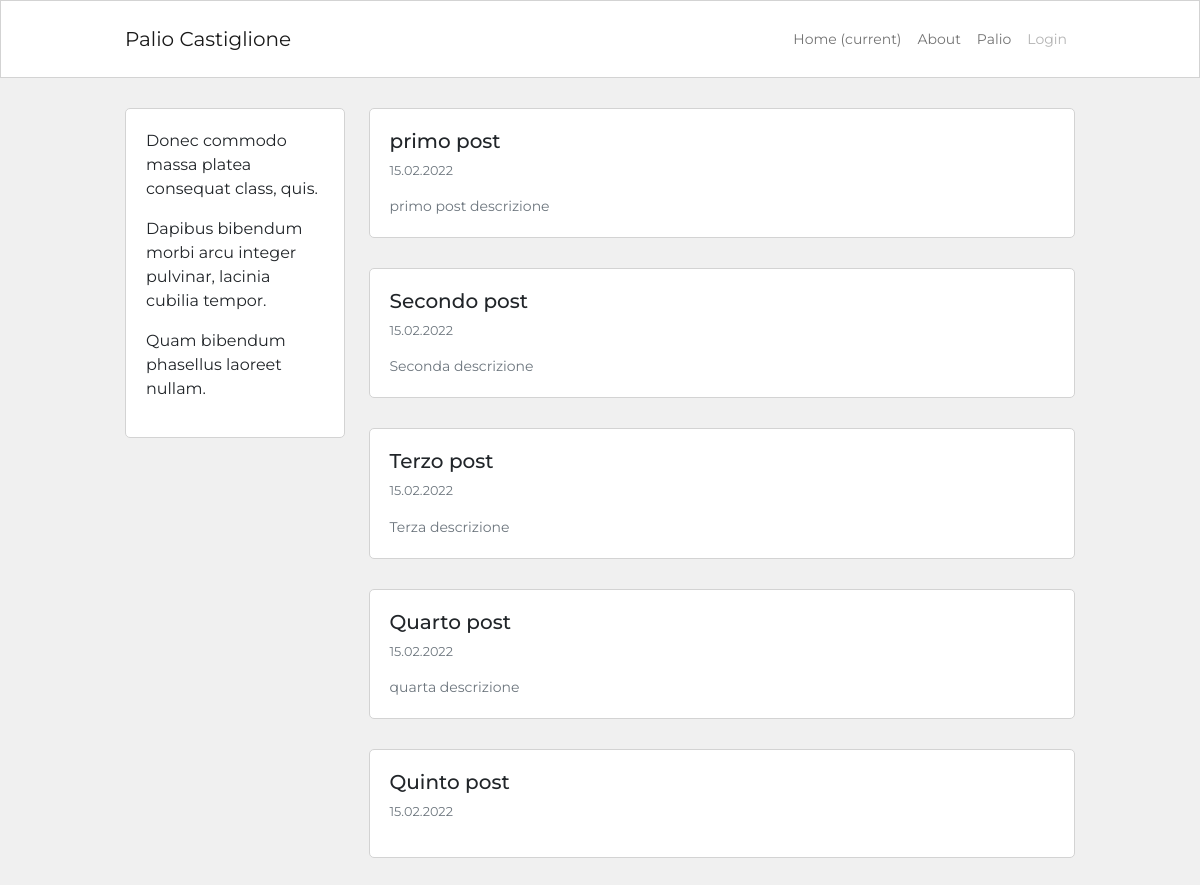
The page / on the database its author committed.
### blog/models.py (models this page shows, shortened)
class Post ( db.Model):
    id = db.Column ( db.Integer, primary_key = True)
    user_id = db.Column ( db.Integer, db.ForeignKey('user.id'), nullable = False)
    created_at = db.Column ( db.DateTime, default = datetime.now)
    title = db.Column ( db.String(120), nullable = False)
    description = db.Column ( db.String(240))
    body = db.Column ( db.Text(), nullable = False )

### blog/routes.py (the view)
@app.route ("/")
def homepage ():
    posts = Post.query.order_by(Post.created_at.desc()).all()
    return render_template ('homepage.html', posts = posts)

### blog/templates/homepage.html (shortened to what this page needs)
{% extends 'base.html' %}
{% block content %}
<div class="container content-container">
    <div class="row no-gutters">
        <div class="col-md-9 order-md-2">
            {% for post in posts %}
            <div class="single-post-home">
                <h5>{{post.title}}</h5>
                <p class="p-small-two text-muted">{{post.created_at.strftime('%d.%m.%Y') }}</p>
                {% if post.description %}
                <p class="p-small-one text-muted mb-0">{{post.description}}</p>
                {% endif %}
            </div>
            {% endfor %}
        </div>
        <div class="col-md-3 order-md-1">
            {% include 'about_snippet.html' %}
        </div>
    </div>
</div>
{% endblock %}

### blog/templates/base.html (shortened to what this page needs)
<!DOCTYPE html>
<html lang="en">
<head>
    <link href="https://cdn.jsdelivr.net/npm/bootstrap@5.1.3/dist/css/bootstrap.min.css" rel="stylesheet"
>
    <link href="{{ url_for ('static', filename='blog.css') }}" rel="stylesheet">
</head>
<nav class="navbar navbar-expand-lg navbar-light nvbar-bg-white ">
    <div class="container navbar-container">
        <a class="navbar-brand" href="{{ url_for ('homepage') }}">Palio Castiglione</a>
        <div class="collapse navbar-collapse" id="navbarSupportedContent">
            <ul class="navbar-nav ms-auto">
                <li class="nav-item active">
                    <a class="nav-link" href="{{ url_for ('homepage') }}">Home <span
                            class="sr-only">(current)</span></a>
                </li>
                <li class="nav-item">
                    <a class="nav-link" href="{{ url_for ('about') }}">About</a>
                </li>
                <li class="nav-item">
                    <a class="nav-link" href="{{ url_for ('palio') }}">Palio</a>
                </li>
                <li class="nav-item">
                    <a class="nav-link disabled" href="#">Login</a>
                </li>
            </ul>
        </div>
    </div>
</nav>
<body>
            {% block content %}
            {% endblock %}
</body>
</html>

### blog/templates/about_snippet.html
<div class="about-snippet-block">
    {{lipsum(n=3, min=5, max=10)}}
</div>

### blog/static/blog.css (style rules this page uses)
body { font-family: Montserrat; background-color: #f0f0f0; }
.content-container { max-width: 950px; margin-top: 30px; margin-bottom: 30px; padding: 0px; }
.nvbar-bg-white { background-color: #fff; border: 1px solid #d3d3d3; }
.navbar-container { max-width: 950px; font-size: 0.875rem; padding: 10px 0px 10px 0px; }
.about-snippet-block { background-color: #fff; border: 1px solid #d3d3d3; border-radius: 5px; padding: 20px; }
.single-post-home { background-color: #fff; border: 1px solid #d3d3d3; border-radius: 5px; padding: 20px; margin-bottom: 30px; }
.p-small-one { font-size: 0.875rem; }
.p-small-two { font-size: 0.800rem; }

### rows shown on the page
Post: title "primo post", created_at "15.02.2022", description "primo post descrizione"
Post: title "Secondo post", created_at "15.02.2022", description "Seconda descrizione"
Post: title "Terzo post", created_at "15.02.2022", description "Terza descrizione"
Post: title "Quarto post", created_at "15.02.2022", description "quarta descrizione"
Post: title "Quinto post", created_at "15.02.2022"

### other values the page prints
{{ lipsum(n=3, min=5, max=10) }} "Donec commodo massa platea consequat class, quis. Dapibus bibendum morbi arcu integer pulvinar, lacinia cubilia tempor. Quam bibendum phasellus laoreet nullam."
